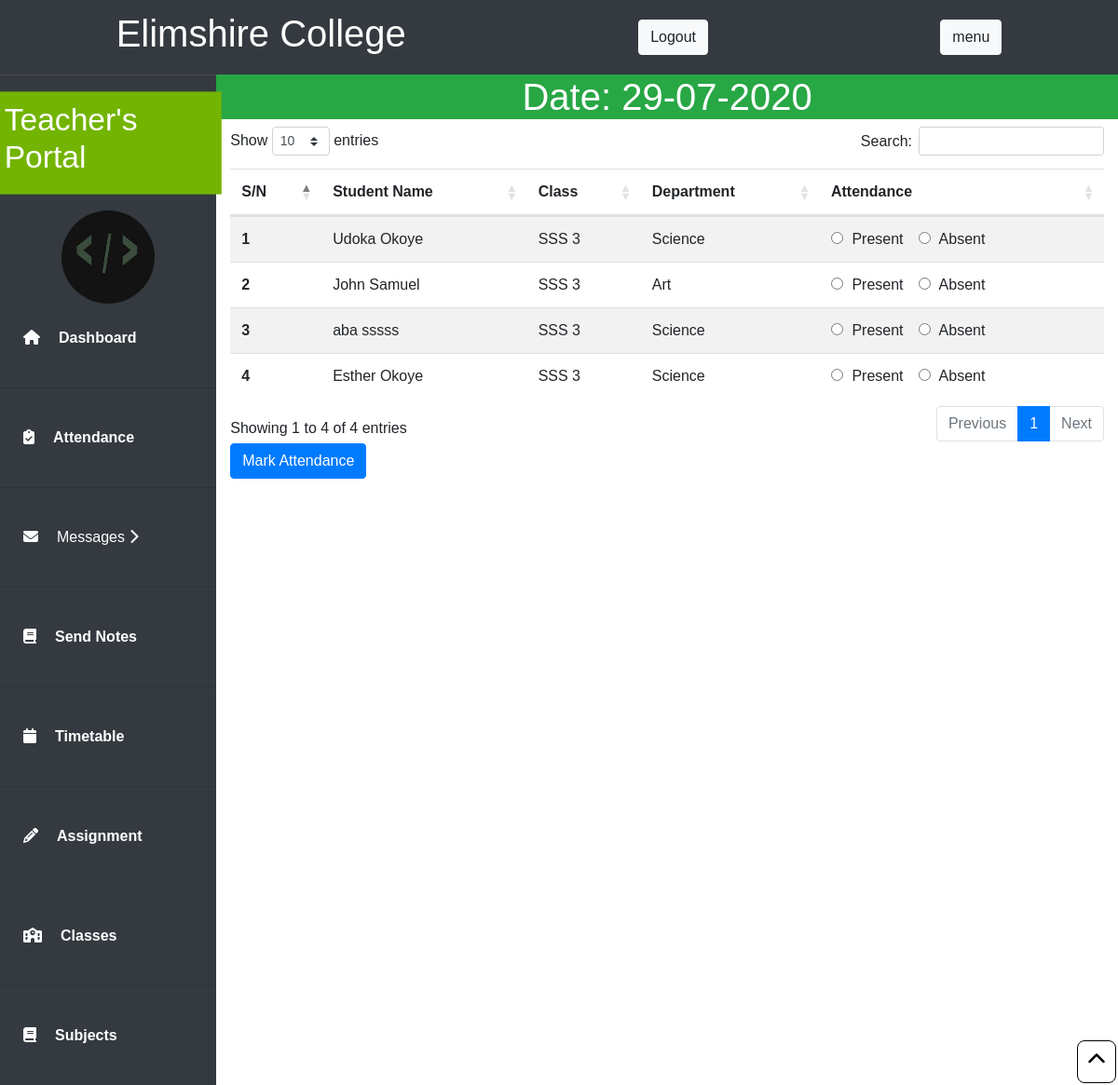
Page /attendance.php?pass=893b3a602e0b1e5c4efb5f595cb9dccc (signed in) on the committed database.
### tables this page shows
CREATE TABLE `students` (
  `id` int(11) NOT NULL,
  `Fname` text NOT NULL,
  `Mname` text NOT NULL,
  `Lname` text NOT NULL,
  `Class` text NOT NULL,
  `Class_Teacher` text NOT NULL,
  `Department` text NOT NULL,
  `Gender` text NOT NULL,
  `DOB` text NOT NULL,
  `SOO` text NOT NULL,
  `LGA` text NOT NULL,
  `Religion` text NOT NULL,
  `Address` text NOT NULL,
  `Contact` text NOT NULL,
  `Email` text NOT NULL,
  `Passport` blob NOT NULL,
  `F_Fname` text NOT NULL,
  `F_Lname` text NOT NULL,
  `F_SOO` text NOT NULL,
  `F_Contact` text NOT NULL,
  `F_Email` text NOT NULL,
  `M_Fname` text NOT NULL,
  `M_Lname` text NOT NULL,
  `M_SOO` text NOT NULL,
  `M_Contact` text NOT NULL,
  `M_Email` text NOT NULL,
  `Parent_Address` text NOT NULL,
  `Username` text NOT NULL,
  `Password` text NOT NULL,
  `Date_Modified` timestamp NOT NULL DEFAULT current_timestamp()
);

CREATE TABLE `teachers` (
  `id` int(11) NOT NULL,
  `Title` text NOT NULL,
  `Fname` text NOT NULL,
  `Mname` text NOT NULL,
  `Lname` text NOT NULL,
  `Gender` text NOT NULL,
  `DOB` text NOT NULL,
  `SOO` text NOT NULL,
  `LGA` text NOT NULL,
  `Religion` text NOT NULL,
  `Address` text NOT NULL,
  `Contact` text NOT NULL,
  `Email` text NOT NULL,
  `Passport` blob NOT NULL,
  `Username` text NOT NULL,
  `Password` text NOT NULL,
  `Class` text NOT NULL,
  `Date_Modified` datetime NOT NULL DEFAULT current_timestamp()
);

### attendance.php (the view, shortened to what this page needs)
<?php
if (array_key_exists("pass", $_GET)) {
      if (isset($_SESSION['id'])) {
      include "connection.php";
          $id = $_SESSION['id'];
        $query = "SELECT * FROM `teachers` WHERE `id` = '$id'";
        $result = mysqli_query($link, $query);
        $row = mysqli_fetch_array($result);
        $class = $row['Class'];
    }else{
        header("Location: index.php");
    }
}else{
    header("Location: index.php");
}
?>
<?php include "header.php"; include "teacher-nav.php";?>
<div class="det">
  <form method="POST">
    <div class="bg-success text-white"><h1 class="text-center">Date: <?php echo date("d-m-Y") ?></h1></div>
  <div class="container">
<table class="table table-striped">
  <thead>
    <tr>
      <th>S/N</th>
      <th>Student Name</th>
      <th>Class</th>
      <th>Department</th>
      <th>Attendance</th>
    </tr>
  </thead>
  <tbody>
    <?php
      $query = "SELECT * FROM `students` WHERE `Class` = '$class'";
      $result = mysqli_query($link, $query);
      $sn = 0;
      $counter = 0;
      while ($row = mysqli_fetch_array($result)) {
          $student_department = $row['Department'];
          $student_firstname = $row['Fname'];
          $student_lastname =  $row['Lname'];
          $student_input = "$student_firstname $student_lastname";
          $sn++;
    ?>
    <tr>
      <th scope="row"><?php echo $sn; ?></th>
      <td>
          <?php echo $student_input ?>
      </td>
      <td><?php echo $class; ?></td>
      <td>
        <?php echo $student_department; ?>
      </td>
      <td>
            <div class="form-check form-check-inline">
            <label class="form-check-label">
            <input required class="form-check-input" type="radio" name="attendance[<?php echo $counter ?>]" id="" value="Present"> Present
            </label>
            </div>
            <div class="form-check form-check-inline">
            <label class="form-check-label">
            <input required class="form-check-input" type="radio" name="attendance[<?php echo $counter ?>]" id="" value="Absent"> Absent
            </label>
            </div>
      </td>
    </tr>
      <?php
      $counter++;
     }
     ?>
  </tbody>
</table>
<input type="submit" value="Mark Attendance" name="submit" class="btn btn-primary">
</form>
</div>
</div>
<?php include "footer.php"; ?>

### main.css (style rules this page uses)
* { margin: 0; padding: 0; font-family: sans-serif; }
body { background-color: #eeecec; }
html { scroll-behavior: smooth; }
.det { width: 100%; background-color: white; }

### rows in the picture
students: student_input "Udoka Okoye", Department "Science"
teachers: Class "SSS 3"
students: student_input "John Samuel", Department "Art"
students: student_input "aba sssss", Department "Science"
students: student_input "Esther Okoye", Department "Science"
